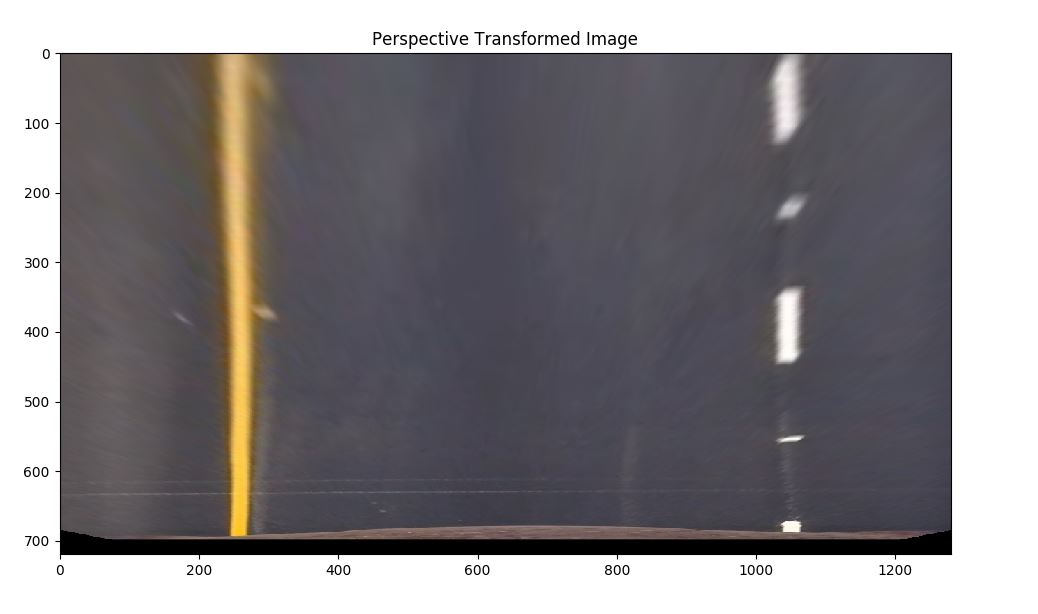
#> input picture src/data_for_writeup/Perspective_transformed_image.JPG, 1038 x 614 px; its folder holds only this picture in this run
$ python -i preprocessing.py   (imports and definitions only)
#> lines starting #> are read from the running program, lines starting #| are printed output that depends on the picture
#> further down, picture is the input picture: shape (614, 1038, 3); mean B, G, R 133.9, 130.9, 134.2
# -----------------------Imports-------------------
import numpy as np;
import cv2;
import matplotlib.pyplot as plt;
import os;
import pickle;

#-------------Defining Constants---------------
NX = 9;
NY = 6;
CAMERA_CALIBRATION_DATA_FOLDER = './cam_calib_data/'
CHESSBOARD_IMG_FOLDER = '../camera_cal/'
DEBUG_MODE = True;

is_persp_trans_mat_present=False;
persp_trans_mat = None;

class Preprocessor:

    distortion_coeffs=None;
    camera_matrix=None;
    persp_trans_mat = None;
    inv_persp_trans_mat = None;
    #is_init = False;

    def __init__(self):
        self.camera_matrix,self.distortion_coeffs = self.calibrate_camera();
        self.persp_trans_mat,self.inv_persp_trans_mat  = self.get_perspective_transform_matrix();

    #-------------Defining Functions---------------
    # [15 lines left out: functions get_files_in_folder, get_files_in_folder_test, not called in this run]

    def calibrate_camera(self,nx=NX,ny=NY,imgs_folder_path=CHESSBOARD_IMG_FOLDER,folder_to_save_camera_calib=CAMERA_CALIBRATION_DATA_FOLDER):
#> called with nx = 9, ny = 6, imgs_folder_path = '../camera_cal/', folder_to_save_camera_calib = './cam_calib_data/'
        calibration_data_file = os.path.join(folder_to_save_camera_calib,'camera_calib_data.p')
        if(DEBUG_MODE): print("Camera Calibration Starts...")
        # If Camera has been calibrated then load the data from pickle file
        if(os.path.exists(calibration_data_file)):
            if(DEBUG_MODE): print("Loading data from pickle")
            with open(calibration_data_file,'rb') as pickle_file:
#> (reads src/cam_calib_data/camera_calib_data.p from the repository)
                cam_calib_data = pickle.load(pickle_file);
            return cam_calib_data['camera_matrix'],cam_calib_data['distortion_coeffs'];

        if(DEBUG_MODE): print("Calibrating Camera...")

        # Else do the calibration
        obj_points_list=[]; # 3D world co-ordinates
        img_points_list=[]; # Image co-ordinates

        obj_points = np.zeros(shape=(nx*ny,3),dtype=np.float32);
        obj_points[:,:2]=np.mgrid[0:nx,0:ny].T.reshape(-1,2);

        img_gen = self.get_files_in_folder(imgs_folder_path);

        while 1:
            try:
                img_path = next(img_gen);
                #if(DEBUG_MODE): print('image path : ',img_path);
                img = cv2.imread(img_path);
                #if(DEBUG_MODE): print('type of image :',type(img),'shape of image : ',img.shape);
                # Convert to grayscale
                gray = cv2.cvtColor(img, cv2.COLOR_BGR2GRAY);
                gray_shape = gray.shape[::-1]
                # Find the chessboard corners
                ret, corners = cv2.findChessboardCorners(gray, (NX, NY), None);
                #If Found
                if ret==True:
                    obj_points_list.append(obj_points);
                    img_points_list.append(corners);
            except StopIteration:
                break;

        ret,camera_matrix,distortion_coeffs,rvecs,tvecs = cv2.calibrateCamera(obj_points_list,img_points_list,gray_shape,None,None) ;

        # Saving Camera Calibration data to pickle file
        camera_calib_dict = {'camera_matrix':camera_matrix,'distortion_coeffs':distortion_coeffs};
        with open(calibration_data_file,'wb') as pickel_file:
            pickle.dump(camera_calib_dict,pickel_file);

        if(DEBUG_MODE): print("Saved data to pickle")

        return camera_matrix,distortion_coeffs;

    def undist_image(self,img):
        #self.camera_matrix,self.distortion_coeffs = calibrate_camera();
        img=cv2.cvtColor(img,cv2.COLOR_BGR2RGB);
        undist_img = cv2.undistort(img,self.camera_matrix,self.distortion_coeffs,None,self.camera_matrix);
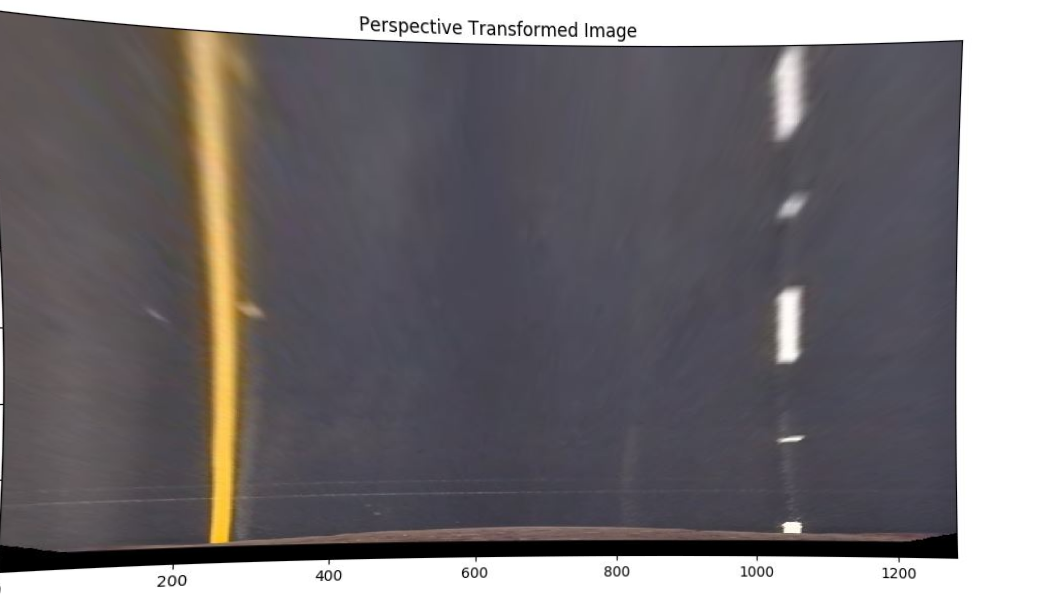
#> undist_img: shape (614, 1038, 3); mean R, G, B 121.2, 117.2, 120.1
        undist_bgr_img=cv2.cvtColor(undist_img,cv2.COLOR_RGB2BGR);
        return undist_bgr_img;

    # [16 lines left out: function undist_test, not called in this run]

    def get_perspective_transform_matrix(self):
        # Define Source Corners
        src = np.float32([
        (257, 685),
        (1050, 685),
        (583, 460),
        (702, 460)
        ])
        # Define Destination Corners.
        dst = np.float32([
            (257, 685),
            (1050, 685),
            (257, 0),
            (1050, 0)
        ])
        self.persp_trans_mat = cv2.getPerspectiveTransform(src, dst);
        self.inv_persp_trans_mat = cv2.getPerspectiveTransform(dst, src);
        return self.persp_trans_mat,self.inv_persp_trans_mat;

    def perspective_transform(self,img):
        # [7 lines of commented-out code are left out]
        img_size = img.shape[1::-1] # ::-1 reverse the list and 1:: start from 1st index to start # or img.shape[::-1][1:]
#> img_size = (1038, 614)
        # Warp the image using OpenCV warpPerspective()
        warped_img = cv2.warpPerspective(img, self.persp_trans_mat, img_size);
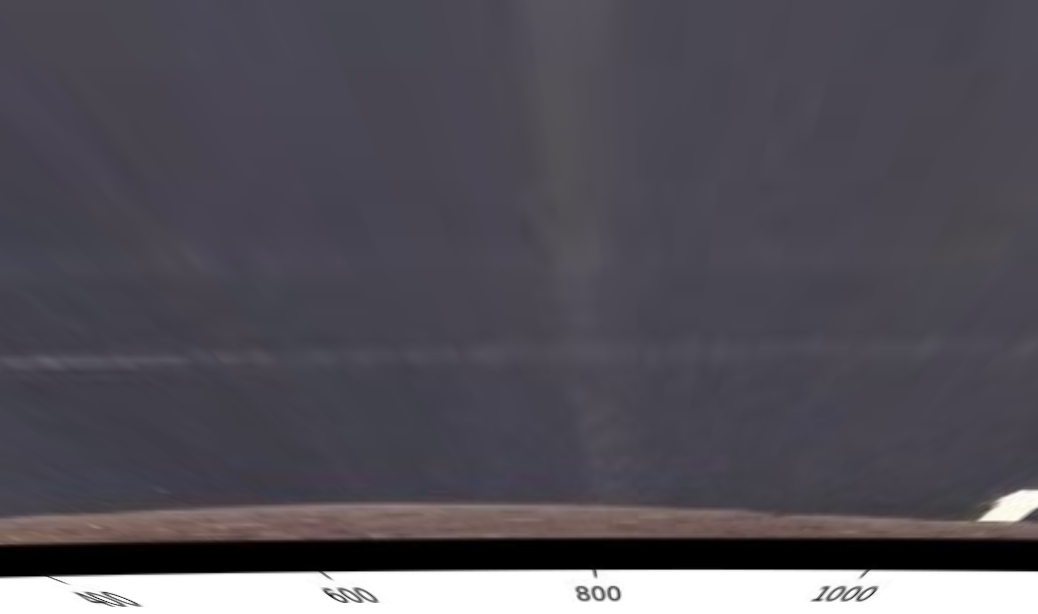
#> warped_img: shape (614, 1038, 3); mean B, G, R 88.5, 79.9, 83

        return warped_img;

    # [42 lines left out: functions inv_perspective_transform, test_perspective_transform, not called in this run]

    def preprocess_image(self,img):
        '''
        Returns an preprocessed BGR Image
        '''
        unidst_img = self.undist_image(img);
        persp_trans_img = self.perspective_transform(unidst_img);
        # cropping the image to remove dash of the car from the image
        persp_trans_img[675:,:,:] = [0,0,0]
        #persp_trans_img = persp_trans_img[:675,:,:]
        return persp_trans_img;

    # [14 lines left out: function test_preprocess_img, not called in this run]


# [6 lines not run here, left out]

>>> import cv2
>>> picture = cv2.imread('data_for_writeup/Perspective_transformed_image.JPG')
>>> result = Preprocessor().preprocess_image(picture)
